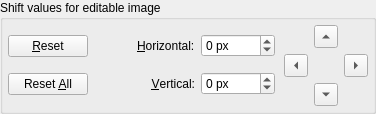
          <widget class="QGroupBox" name="correctionsGroupBox">
           <property name="sizePolicy">
            <sizepolicy hsizetype="Fixed" vsizetype="Preferred">
             <horstretch>0</horstretch>
             <verstretch>0</verstretch>
            </sizepolicy>
           </property>
           <property name="maximumSize">
            <size>
             <width>450</width>
             <height>150</height>
            </size>
           </property>
           <property name="toolTip">
            <string>&lt;html&gt;&lt;head&gt;&lt;meta name=&quot;qrichtext&quot; content=&quot;1&quot; /&gt;&lt;style type=&quot;text/css&quot;&gt;
p, li { white-space: pre-wrap; }
&lt;/style&gt;&lt;/head&gt;&lt;body style=&quot; font-family:'Sans Serif'; font-size:9pt; font-weight:400; font-style:normal; text-decoration:none;&quot;&gt;
&lt;p style=&quot; margin-top:0px; margin-bottom:0px; margin-left:0px; margin-right:0px; -qt-block-indent:0; text-indent:0px;&quot;&gt;Shift values for the currently selected editable image&lt;/p&gt;&lt;/body&gt;&lt;/html&gt;</string>
           </property>
           <property name="whatsThis">
            <string>&lt;html&gt;&lt;head&gt;&lt;meta name=&quot;qrichtext&quot; content=&quot;1&quot; /&gt;&lt;style type=&quot;text/css&quot;&gt;
p, li { white-space: pre-wrap; }
&lt;/style&gt;&lt;/head&gt;&lt;body style=&quot; font-family:'Sans Serif'; font-size:9pt; font-weight:400; font-style:normal; text-decoration:none;&quot;&gt;
&lt;p style=&quot; margin-top:0px; margin-bottom:0px; margin-left:0px; margin-right:0px; -qt-block-indent:0; text-indent:0px;&quot;&gt;Here the user can view and set the shift values for the currently selected editable image&lt;/p&gt;&lt;/body&gt;&lt;/html&gt;</string>
           </property>
           <property name="title">
            <string>Shift values for editable image</string>
           </property>
           <layout class="QHBoxLayout">
            <property name="spacing">
             <number>9</number>
            </property>
            <property name="margin">
             <number>5</number>
            </property>
            <item>
             <layout class="QVBoxLayout">
              <property name="spacing">
               <number>6</number>
              </property>
              <property name="margin">
               <number>0</number>
              </property>
              <item>
               <widget class="QPushButton" name="resetButton">
                <property name="toolTip">
                 <string>Reset the shift values for the currently selected movable image</string>
                </property>
                <property name="text">
                 <string>&amp;Reset</string>
                </property>
               </widget>
              </item>
              <item>
               <widget class="QPushButton" name="resetAllButton">
                <property name="toolTip">
                 <string>Reset the shift values for all the images</string>
                </property>
                <property name="text">
                 <string>Reset &amp;All</string>
                </property>
               </widget>
              </item>
             </layout>
            </item>
            <item>
             <spacer>
              <property name="orientation">
               <enum>Qt::Horizontal</enum>
              </property>
              <property name="sizeHint" stdset="0">
               <size>
                <width>40</width>
                <height>20</height>
               </size>
              </property>
             </spacer>
            </item>
            <item>
             <layout class="QGridLayout">
              <property name="margin">
               <number>0</number>
              </property>
              <property name="spacing">
               <number>6</number>
              </property>
              <item row="0" column="0">
               <widget class="QLabel" name="label_3">
                <property name="text">
                 <string>&amp;Horizontal:</string>
                </property>
                <property name="buddy">
                 <cstring>horizShiftSB</cstring>
                </property>
               </widget>
              </item>
              <item row="1" column="0">
               <widget class="QLabel" name="label_4">
                <property name="layoutDirection">
                 <enum>Qt::LeftToRight</enum>
                </property>
                <property name="text">
                 <string>&amp;Vertical:</string>
                </property>
                <property name="alignment">
                 <set>Qt::AlignRight|Qt::AlignTrailing|Qt::AlignVCenter</set>
                </property>
                <property name="buddy">
                 <cstring>vertShiftSB</cstring>
                </property>
               </widget>
              </item>
              <item row="0" column="1">
               <widget class="QSpinBox" name="horizShiftSB">
                <property name="toolTip">
                 <string>Insert an horizontal shift value for the currently selected movable image</string>
                </property>
                <property name="suffix">
                 <string> px</string>
                </property>
                <property name="minimum">
                 <number>-9000</number>
                </property>
                <property name="maximum">
                 <number>9000</number>
                </property>
               </widget>
              </item>
              <item row="1" column="1">
               <widget class="QSpinBox" name="vertShiftSB">
                <property name="toolTip">
                 <string>Insert a vertical shift value for the currently selected movable image</string>
                </property>
                <property name="suffix">
                 <string> px</string>
                </property>
                <property name="minimum">
                 <number>-9000</number>
                </property>
                <property name="maximum">
                 <number>9000</number>
                </property>
               </widget>
              </item>
             </layout>
            </item>
            <item>
             <layout class="QGridLayout">
              <property name="margin">
               <number>0</number>
              </property>
              <property name="spacing">
               <number>6</number>
              </property>
              <item row="0" column="1">
               <widget class="QToolButton" name="upToolButton">
                <property name="toolTip">
                 <string>Move up of 1 pixel the currently selected movable image</string>
                </property>
                <property name="autoRepeat">
                 <bool>true</bool>
                </property>
                <property name="arrowType">
                 <enum>Qt::UpArrow</enum>
                </property>
               </widget>
              </item>
              <item row="2" column="1">
               <widget class="QToolButton" name="downToolButton">
                <property name="toolTip">
                 <string>Move down of 1 pixel the currently selected movable image</string>
                </property>
                <property name="autoRepeat">
                 <bool>true</bool>
                </property>
                <property name="arrowType">
                 <enum>Qt::DownArrow</enum>
                </property>
               </widget>
              </item>
              <item row="1" column="2">
               <widget class="QToolButton" name="rightToolButton">
                <property name="toolTip">
                 <string>Move right of 1 pixel the currently selected movable image</string>
                </property>
                <property name="autoRepeat">
                 <bool>true</bool>
                </property>
                <property name="arrowType">
                 <enum>Qt::RightArrow</enum>
                </property>
               </widget>
              </item>
              <item row="1" column="0">
               <widget class="QToolButton" name="leftToolButton">
                <property name="toolTip">
                 <string>Move left of 1 pixel the currently selected movable image</string>
                </property>
                <property name="autoRepeat">
                 <bool>true</bool>
                </property>
                <property name="arrowType">
                 <enum>Qt::LeftArrow</enum>
                </property>
               </widget>
              </item>
             </layout>
            </item>
           </layout>
          </widget>
